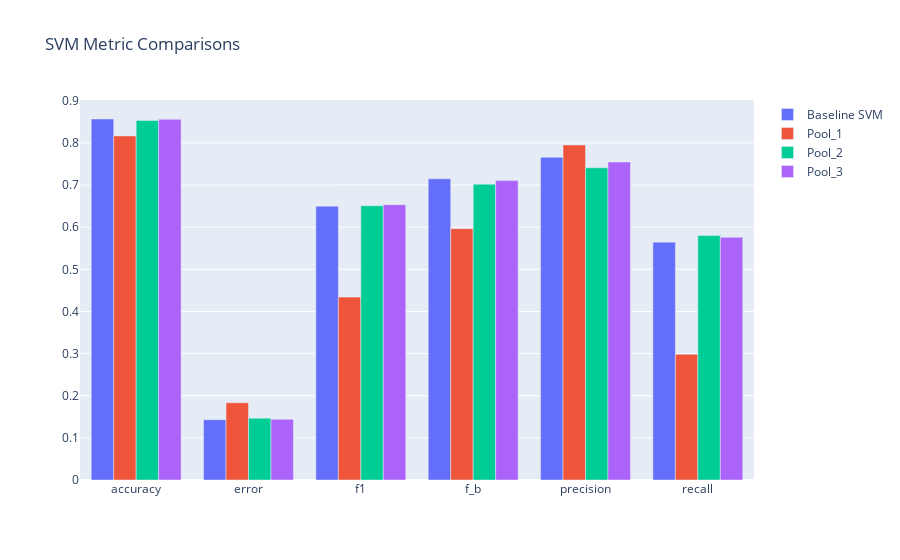

Notebook code cell kept with this figure:
### Code cell
x = list(svm_df.columns)
names = list(svm_df.index)

fig = go.Figure()

for name in names:
    fig.add_trace(go.Bar(x=x, 
                         y=svm_df[svm_df.index==name].values.reshape(-1), 
                         name=name)
                 )
fig.update_layout(title_text='SVM Metric Comparisons')
fig.show()

### Figure 1 — Plotly figure (JSON) as saved in the notebook; plotly's stock layout.template omitted (floating-point values rounded to 4 significant figures)
{"data": [{"name": "Baseline SVM", "type": "bar", "x": ["accuracy", "error", "f1", "f_b", "precision", "recall"], "y": [0.8567, 0.1433, 0.6499, 0.7148, 0.7658, 0.5644]}, {"name": "Pool_1", "type": "bar", "x": ["accuracy", "error", "f1", "f_b", "precision", "recall"], "y": [0.8166, 0.1834, 0.434, 0.5965, 0.795, 0.2985]}, {"name": "Pool_2", "type": "bar", "x": ["accuracy", "error", "f1", "f_b", "precision", "recall"], "y": [0.8533, 0.1467, 0.6509, 0.7021, 0.741, 0.5803]}, {"name": "Pool_3", "type": "bar", "x": ["accuracy", "error", "f1", "f_b", "precision", "recall"], "y": [0.856, 0.144, 0.6532, 0.7105, 0.7546, 0.5759]}], "layout": {"title": {"text": "SVM Metric Comparisons"}}}
